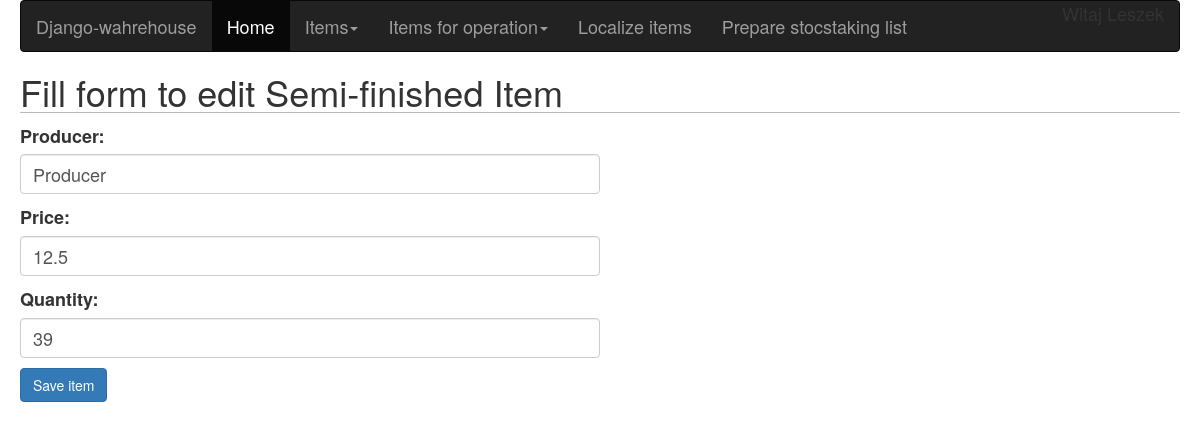
The page /warehouse/semi-finisheditem/test_semi_redirec_item/edit/ (signed in) on the database as committed earlier.
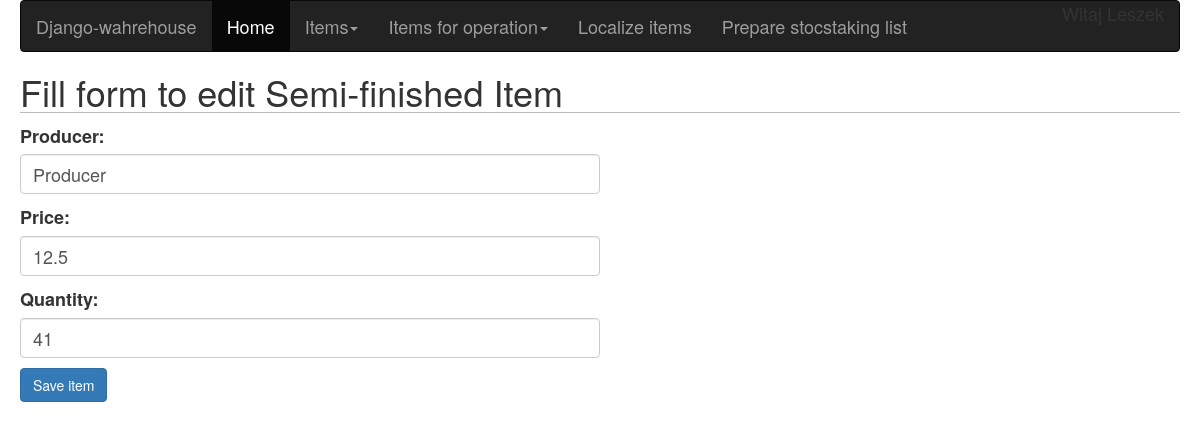
The same page on the database as committed later.
### warehouse/models.py (models this page shows, shortened)
class SemiFinishedItem(models.Model):
    name = models.CharField(max_length=255)
    slug = models.SlugField(blank=True)
    quantity = models.PositiveIntegerField(default=0)
    category = models.ForeignKey(Category)
    producer = models.CharField(max_length=50)
    price = models.FloatField()

### warehouse/views.py (the view)
# urls.py: url(r'^semi-finisheditem/(?P<slug>[-\w]+)/edit/$', semi_finished_item_edit_view, name='semi_finished_item_edit'),
@login_required
def semi_finished_item_edit_view(request, slug):
    item = SemiFinishedItem.objects.get(slug=slug)
    if request.method == 'POST':
        edit_item_form = SemiFinishedItemEditForm(instance=item, data=request.POST)
        if edit_item_form.is_valid():
            edit_item_form.save()
            return redirect(item.get_absolute_url())
    else:
        edit_item_form = SemiFinishedItemEditForm(instance=item)
    return render(request, 'products_html/semi_finished_item_edit.html', {'edit_item_form': edit_item_form})

### warehouse/forms.py
class SemiFinishedItemEditForm(forms.ModelForm):
    def __init__(self, *args, **kwargs):
        super(SemiFinishedItemEditForm, self).__init__(*args, **kwargs)
        for field in iter(self.fields):
            self.fields[field].widget.attrs.update({
                'class': 'form-control'
            })
    class Meta:
        model = SemiFinishedItem
        fields = ('producer', 'price', 'quantity')
        exclude = ('name', 'category')

### warehouse/templates/products_html/semi_finished_item_edit.html (shortened to what this page needs)
{% extends "base.html" %}
{% block content %}
<h1>Fill form to edit Semi-finished Item</h1>
    <form action="." method="post">
    {{ edit_item_form.as_p }}
    <p><input class="btn btn-primary" type="submit" value="Save item"></p>
</form>
{% endblock %}

Rows that differ between the two databases and show on the page:
changed SemiFinishedItem "Producer": quantity "39" → "41"
